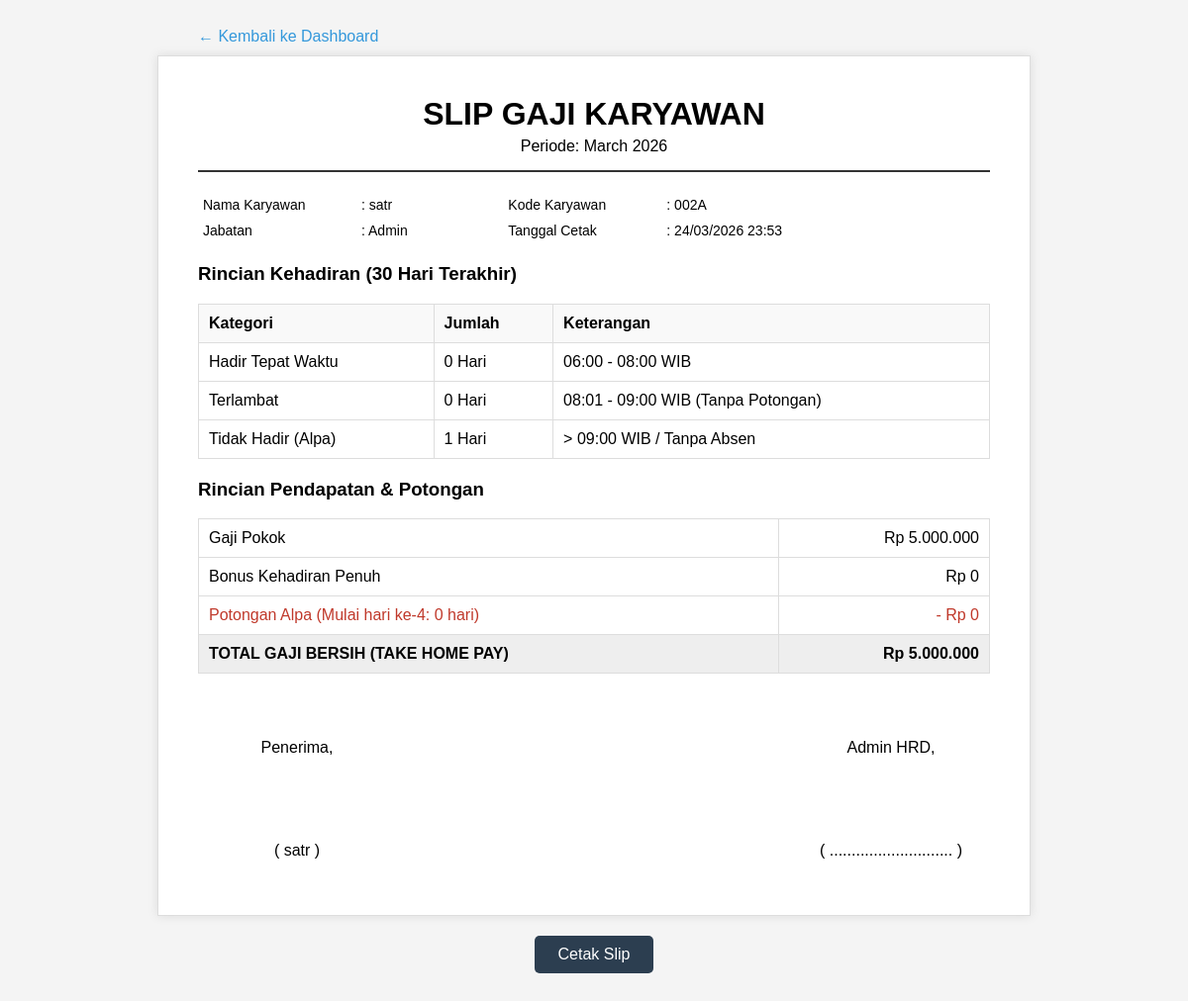
/payslip.php (signed in), run on the app's committed database.
### tables this page shows
CREATE TABLE `employees` (
  `id` int(11) NOT NULL,
  `user_id` int(11) DEFAULT NULL,
  `employee_code` varchar(20) DEFAULT NULL,
  `name` varchar(100) DEFAULT NULL,
  `department_id` int(11) DEFAULT NULL,
  `position` varchar(50) DEFAULT NULL,
  `hire_date` date DEFAULT NULL,
  `resign_date` date DEFAULT NULL,
  `base_salary` decimal(10,2) DEFAULT NULL,
  `status` enum('active','resign') DEFAULT 'active',
  `resign_status` enum('active','pending','resign') DEFAULT 'active',
  `resign_requested_at` datetime DEFAULT NULL
);

### Database.php (called while the page is built, shortened)
<?php
class Database {
    private static $instance = null;
    private function __construct() {
        try {
            $this->conn = new PDO("mysql:host=localhost;dbname=hr_db", "root", "");
        } catch (PDOException $e) {
            die("Koneksi Gagal: " . $e->getMessage());
        }
    }
    public static function getInstance() {
        if (!self::$instance) self::$instance = new Database();
        return self::$instance->conn;
    }
}

### BaseModel.php (called while the page is built, shortened)
<?php
require_once 'Database.php';
abstract class BaseModel {
    public function __construct() {
        $this->db = Database::getInstance();
    }
}

### EmployeeModel.php (called while the page is built, shortened)
<?php
require_once 'BaseModel.php';
class EmployeeModel extends BaseModel {
    public function calculateSalary($emp_id, $base_salary) {
        $sql = "SELECT status, COUNT(*) as jumlah FROM attendances
                WHERE employee_id = ?
                AND date >= DATE_SUB(CURDATE(), INTERVAL 30 DAY)
                GROUP BY status";
        $stmt = $this->db->prepare($sql);
        $stmt->execute([$emp_id]);
        $results = $stmt->fetchAll(PDO::FETCH_KEY_PAIR);
        $absentCount = $results['absent'] ?? 0;
        $lateCount   = $results['late'] ?? 0;
        $presentCount = $results['present'] ?? 0;
        $penaltyDays = 0;
        $penaltyPercentage = $penaltyDays * 0.10;
        $totalPenalty = $base_salary * $penaltyPercentage;
        $bonus = 0;
        return [
            'final_salary'  => $base_salary - $totalPenalty + $bonus,
            'absent_count'  => $absentCount,
            'late_count'    => $lateCount,
            'present_count' => $presentCount,
            'penalty'       => $totalPenalty,
            'bonus'         => $bonus,
            'penalty_days'  => $penaltyDays
        ];
    }
}

### payslip.php (the view, shortened to what this page needs)
<?php
require_once 'EmployeeModel.php';
$empModel = new EmployeeModel();
$user_id = $_SESSION['user_id'];
$db = Database::getInstance();
$stmt = $db->prepare("SELECT * FROM employees WHERE user_id = ?");
$stmt->execute([$user_id]);
$employee = $stmt->fetch(PDO::FETCH_ASSOC);
$calc = $empModel->calculateSalary($employee['id'], $employee['base_salary']);
?>
<!DOCTYPE html>
<html lang="id">
<head>
</head>
<body>
<div class="nav-back" style="max-width: 800px; margin: 0 auto 10px auto;">
    <a href="dashboard.php" style="text-decoration:none; color:#3498db;">← Kembali ke Dashboard</a>
</div>
<div class="payslip-box">
    <div class="header">
        <h1 style="margin:0;">SLIP GAJI KARYAWAN</h1>
        <p style="margin:5px 0;">Periode: <?= date('F Y') ?></p>
    </div>
    <table class="info-table">
        <tr>
            <td width="150">Nama Karyawan</td><td>: <?= htmlspecialchars($employee['name']) ?></td>
            <td width="150">Kode Karyawan</td><td>: <?= htmlspecialchars($employee['employee_code']) ?></td>
        </tr>
        <tr>
            <td>Jabatan</td><td>: <?= ucfirst($_SESSION['role']) ?></td>
            <td>Tanggal Cetak</td><td>: <?= date('d/m/Y H:i') ?></td>
        </tr>
    </table>
    <h3>Rincian Kehadiran (30 Hari Terakhir)</h3>
    <table class="detail-table">
        <thead>
            <tr>
                <th>Kategori</th>
                <th>Jumlah</th>
                <th>Keterangan</th>
            </tr>
        </thead>
        <tbody>
            <tr>
                <td>Hadir Tepat Waktu</td>
                <td><?= $calc['present_count'] ?> Hari</td>
                <td>06:00 - 08:00 WIB</td>
            </tr>
            <tr>
                <td>Terlambat</td>
                <td><?= $calc['late_count'] ?> Hari</td>
                <td>08:01 - 09:00 WIB (Tanpa Potongan)</td>
            </tr>
            <tr>
                <td>Tidak Hadir (Alpa)</td>
                <td><?= $calc['absent_count'] ?> Hari</td>
                <td>> 09:00 WIB / Tanpa Absen</td>
            </tr>
        </tbody>
    </table>
    <h3>Rincian Pendapatan & Potongan</h3>
    <table class="detail-table">
        <tr>
            <td>Gaji Pokok</td>
            <td style="text-align:right;">Rp <?= number_format($employee['base_salary'], 0, ',', '.') ?></td>
        </tr>
        <tr>
            <td>Bonus Kehadiran Penuh</td>
            <td style="text-align:right;">Rp <?= number_format($calc['bonus'], 0, ',', '.') ?></td>
        </tr>
        <tr style="color: #c0392b;">
            <td>Potongan Alpa (Mulai hari ke-4: <?= $calc['penalty_days'] ?> hari)</td>
            <td style="text-align:right;">- Rp <?= number_format($calc['penalty'], 0, ',', '.') ?></td>
        </tr>
        <tr class="total-row">
            <td>TOTAL GAJI BERSIH (TAKE HOME PAY)</td>
            <td style="text-align:right;">Rp <?= number_format($calc['final_salary'], 0, ',', '.') ?></td>
        </tr>
    </table>
    <div style="margin-top: 50px; display: flex; justify-content: space-between;">
        <div style="text-align:center; width: 200px;">
            <p>Penerima,</p>
            <br><br><br>
            <p>( <?= htmlspecialchars($employee['name']) ?> )</p>
        </div>
        <div style="text-align:center; width: 200px;">
            <p>Admin HRD,</p>
            <br><br><br>
            <p>( ............................ )</p>
        </div>
    </div>
</div>
<a href="#" class="btn-print" onclick="window.print()">Cetak Slip</a>
</body>
</html>

### payslip.php (style rules this page uses)
body { font-family: 'Arial', sans-serif; background: #f4f4f4; padding: 20px; }
.payslip-box { background: white; padding: 40px; border: 1px solid #ddd; max-width: 800px; margin: auto; box-shadow: 0 0 10px rgba(0,0,0,0.1); }
.header { text-align: center; border-bottom: 2px solid #333; padding-bottom: 10px; margin-bottom: 20px; }
.info-table, .detail-table { width: 100%; border-collapse: collapse; margin-bottom: 20px; }
.info-table td { padding: 5px; font-size: 14px; }
.detail-table th, .detail-table td { border: 1px solid #ddd; padding: 10px; text-align: left; }
.detail-table th { background: #f9f9f9; }
.total-row { font-weight: bold; background: #eee; }
.btn-print { display: block; width: 100px; padding: 10px; background: #2c3e50; color: white; text-align: center; text-decoration: none; margin: 20px auto; border-radius: 5px; }

### data on the page
employees: name "satr", employee_code "002A", base_salary "5.000.000"

### other printed values
$_SESSION['role'] "Admin"
$calc['present_count'] "0"
$calc['late_count'] "0"
$calc['absent_count'] "1"
$calc['bonus'] "0"
$calc['penalty_days'] "0"
$calc['penalty'] "0"
$calc['final_salary'] "5.000.000"
